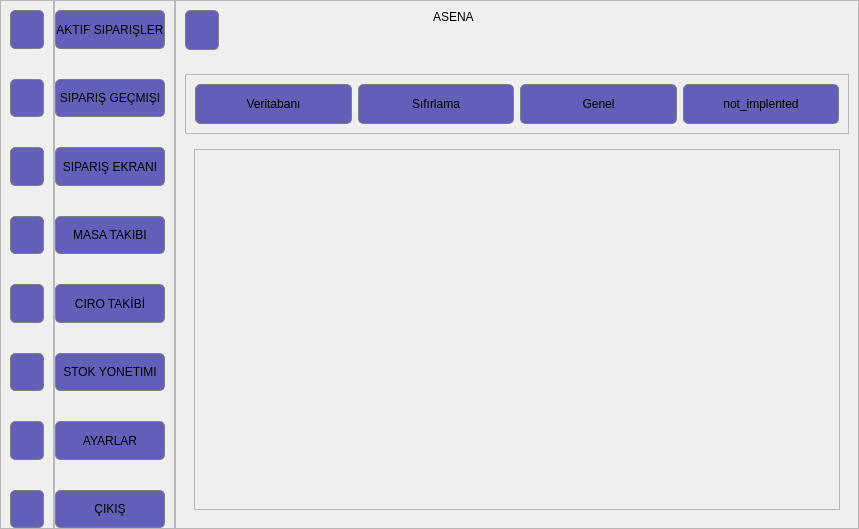
<?xml version="1.0" encoding="UTF-8"?>
<ui version="4.0">
 <class>MainWindow</class>
 <widget class="QMainWindow" name="MainWindow">
  <property name="geometry">
   <rect>
    <x>0</x>
    <y>0</y>
    <width>859</width>
    <height>529</height>
   </rect>
  </property>
  <property name="windowTitle">
   <string>MainWindow</string>
  </property>
  <property name="styleSheet">
   <string notr="true">QFrame {
	background-color: &quot;#1c1c30&quot;;
}
QFrame#main_container {
	border-radius: 10px;
}
QLabel {
	font: 700 18pt &quot;Arial&quot;;
}

QPushButton {	
	background-color: #625fb8;
	border: 1px solid gray;
	border-radius: 5px;
	font: 700 11pt &quot;Arial&quot;;
	height: 38px;
}

QPushButton:hover {
	background-color: #8784e0;
}
QTableWidget {
	background-color: none;
	border-radius: 3px;
}	

QTableCornerButton::section {
	background-color: 'transparent';
},

QStackedWidget {
	border: 1px solid gray;
}

QScrollArea {
	background-color: &quot;yellow&quot;;
}</string>
  </property>
  <widget class="QWidget" name="centralwidget">
   <property name="minimumSize">
    <size>
     <width>859</width>
     <height>529</height>
    </size>
   </property>
   <layout class="QHBoxLayout" name="horizontalLayout">
    <property name="spacing">
     <number>0</number>
    </property>
    <property name="leftMargin">
     <number>0</number>
    </property>
    <property name="topMargin">
     <number>0</number>
    </property>
    <property name="rightMargin">
     <number>0</number>
    </property>
    <property name="bottomMargin">
     <number>0</number>
    </property>
    <item>
     <widget class="QFrame" name="main_container">
      <property name="sizePolicy">
       <sizepolicy hsizetype="Preferred" vsizetype="Preferred">
        <horstretch>0</horstretch>
        <verstretch>0</verstretch>
       </sizepolicy>
      </property>
      <property name="frameShape">
       <enum>QFrame::Shape::StyledPanel</enum>
      </property>
      <property name="frameShadow">
       <enum>QFrame::Shadow::Raised</enum>
      </property>
      <layout class="QHBoxLayout" name="horizontalLayout_2">
       <property name="spacing">
        <number>0</number>
       </property>
       <property name="leftMargin">
        <number>0</number>
       </property>
       <property name="topMargin">
        <number>0</number>
       </property>
       <property name="rightMargin">
        <number>0</number>
       </property>
       <property name="bottomMargin">
        <number>0</number>
       </property>
       <item>
        <widget class="QFrame" name="minisidebar">
         <property name="maximumSize">
          <size>
           <width>60</width>
           <height>16777215</height>
          </size>
         </property>
         <property name="styleSheet">
          <string notr="true"/>
         </property>
         <property name="frameShape">
          <enum>QFrame::Shape::StyledPanel</enum>
         </property>
         <property name="frameShadow">
          <enum>QFrame::Shadow::Raised</enum>
         </property>
         <layout class="QVBoxLayout" name="verticalLayout_3">
          <property name="spacing">
           <number>30</number>
          </property>
          <property name="topMargin">
           <number>9</number>
          </property>
          <property name="bottomMargin">
           <number>0</number>
          </property>
          <item>
           <widget class="QPushButton" name="minisidebar_active_orders_btn">
            <property name="text">
             <string/>
            </property>
            <property name="icon">
             <iconset resource="../assets/assets.qrc">
              <normaloff>:/resources/already_waiting.png</normaloff>:/resources/already_waiting.png</iconset>
            </property>
            <property name="iconSize">
             <size>
              <width>32</width>
              <height>32</height>
             </size>
            </property>
           </widget>
          </item>
          <item>
           <widget class="QPushButton" name="minisidebar_orders_history_btn">
            <property name="text">
             <string/>
            </property>
            <property name="icon">
             <iconset resource="../assets/assets.qrc">
              <normaloff>:/resources/history.png</normaloff>:/resources/history.png</iconset>
            </property>
            <property name="iconSize">
             <size>
              <width>32</width>
              <height>32</height>
             </size>
            </property>
           </widget>
          </item>
          <item>
           <widget class="QPushButton" name="minisidebar_orders_screen_btn">
            <property name="text">
             <string/>
            </property>
            <property name="icon">
             <iconset resource="../assets/assets.qrc">
              <normaloff>:/resources/orders.png</normaloff>:/resources/orders.png</iconset>
            </property>
            <property name="iconSize">
             <size>
              <width>32</width>
              <height>32</height>
             </size>
            </property>
           </widget>
          </item>
          <item>
           <widget class="QPushButton" name="minisidebar_table_management_btn">
            <property name="text">
             <string/>
            </property>
            <property name="icon">
             <iconset resource="../assets/assets.qrc">
              <normaloff>:/resources/table32px.png</normaloff>:/resources/table32px.png</iconset>
            </property>
            <property name="iconSize">
             <size>
              <width>32</width>
              <height>32</height>
             </size>
            </property>
           </widget>
          </item>
          <item>
           <widget class="QPushButton" name="minisidenar_endorsement_btn">
            <property name="text">
             <string/>
            </property>
            <property name="icon">
             <iconset resource="../assets/assets.qrc">
              <normaloff>:/resources/endorsement_btn.png</normaloff>:/resources/endorsement_btn.png</iconset>
            </property>
            <property name="iconSize">
             <size>
              <width>32</width>
              <height>32</height>
             </size>
            </property>
           </widget>
          </item>
          <item>
           <widget class="QPushButton" name="minisidebar_stock_management_btn">
            <property name="text">
             <string/>
            </property>
            <property name="icon">
             <iconset resource="../assets/assets.qrc">
              <normaloff>:/resources/database_btn.png</normaloff>:/resources/database_btn.png</iconset>
            </property>
            <property name="iconSize">
             <size>
              <width>32</width>
              <height>32</height>
             </size>
            </property>
           </widget>
          </item>
          <item>
           <widget class="QPushButton" name="minisidebar_settings_btn">
            <property name="text">
             <string/>
            </property>
            <property name="icon">
             <iconset resource="../assets/assets.qrc">
              <normaloff>:/resources/settings.png</normaloff>:/resources/settings.png</iconset>
            </property>
            <property name="iconSize">
             <size>
              <width>32</width>
              <height>32</height>
             </size>
            </property>
           </widget>
          </item>
          <item>
           <widget class="QPushButton" name="minisidebar_exit_btn">
            <property name="text">
             <string/>
            </property>
            <property name="icon">
             <iconset resource="../assets/assets.qrc">
              <normaloff>:/resources/logout.png</normaloff>:/resources/logout.png</iconset>
            </property>
            <property name="iconSize">
             <size>
              <width>32</width>
              <height>32</height>
             </size>
            </property>
           </widget>
          </item>
          <item>
           <spacer name="verticalSpacer">
            <property name="orientation">
             <enum>Qt::Orientation::Vertical</enum>
            </property>
            <property name="sizeHint" stdset="0">
             <size>
              <width>20</width>
              <height>0</height>
             </size>
            </property>
           </spacer>
          </item>
         </layout>
        </widget>
       </item>
       <item>
        <widget class="QFrame" name="slide_sidebar">
         <property name="maximumSize">
          <size>
           <width>153</width>
           <height>16777215</height>
          </size>
         </property>
         <property name="styleSheet">
          <string notr="true"/>
         </property>
         <property name="frameShape">
          <enum>QFrame::Shape::StyledPanel</enum>
         </property>
         <property name="frameShadow">
          <enum>QFrame::Shadow::Raised</enum>
         </property>
         <layout class="QVBoxLayout" name="verticalLayout_2">
          <property name="spacing">
           <number>30</number>
          </property>
          <property name="leftMargin">
           <number>0</number>
          </property>
          <property name="topMargin">
           <number>9</number>
          </property>
          <property name="bottomMargin">
           <number>0</number>
          </property>
          <item>
           <widget class="QPushButton" name="active_orders_btn">
            <property name="text">
             <string>AKTIF SIPARIŞLER</string>
            </property>
           </widget>
          </item>
          <item>
           <widget class="QPushButton" name="orders_history_btn">
            <property name="text">
             <string>SIPARIŞ GEÇMIŞI</string>
            </property>
           </widget>
          </item>
          <item>
           <widget class="QPushButton" name="orders_screen_btn">
            <property name="text">
             <string>SIPARIŞ EKRANI</string>
            </property>
           </widget>
          </item>
          <item>
           <widget class="QPushButton" name="table_management_btn">
            <property name="text">
             <string>MASA TAKIBI</string>
            </property>
           </widget>
          </item>
          <item>
           <widget class="QPushButton" name="endorsement_btn">
            <property name="styleSheet">
             <string notr="true"/>
            </property>
            <property name="text">
             <string>CIRO TAKİBİ</string>
            </property>
           </widget>
          </item>
          <item>
           <widget class="QPushButton" name="stock_management_btn">
            <property name="text">
             <string>STOK YONETIMI</string>
            </property>
           </widget>
          </item>
          <item>
           <widget class="QPushButton" name="settings_btn">
            <property name="text">
             <string>AYARLAR</string>
            </property>
           </widget>
          </item>
          <item>
           <widget class="QPushButton" name="exit_btn">
            <property name="text">
             <string>ÇIKIŞ</string>
            </property>
           </widget>
          </item>
          <item>
           <spacer name="verticalSpacer_2">
            <property name="orientation">
             <enum>Qt::Orientation::Vertical</enum>
            </property>
            <property name="sizeType">
             <enum>QSizePolicy::Policy::Expanding</enum>
            </property>
            <property name="sizeHint" stdset="0">
             <size>
              <width>20</width>
              <height>193</height>
             </size>
            </property>
           </spacer>
          </item>
         </layout>
        </widget>
       </item>
       <item>
        <widget class="QFrame" name="inside_container">
         <property name="sizePolicy">
          <sizepolicy hsizetype="Ignored" vsizetype="Ignored">
           <horstretch>0</horstretch>
           <verstretch>0</verstretch>
          </sizepolicy>
         </property>
         <property name="frameShape">
          <enum>QFrame::Shape::StyledPanel</enum>
         </property>
         <property name="frameShadow">
          <enum>QFrame::Shadow::Raised</enum>
         </property>
         <layout class="QVBoxLayout" name="verticalLayout">
          <property name="spacing">
           <number>15</number>
          </property>
          <property name="leftMargin">
           <number>0</number>
          </property>
          <property name="topMargin">
           <number>0</number>
          </property>
          <property name="rightMargin">
           <number>0</number>
          </property>
          <property name="bottomMargin">
           <number>0</number>
          </property>
          <item>
           <widget class="QFrame" name="header_frame">
            <property name="maximumSize">
             <size>
              <width>16777215</width>
              <height>50</height>
             </size>
            </property>
            <property name="frameShape">
             <enum>QFrame::Shape::NoFrame</enum>
            </property>
            <property name="frameShadow">
             <enum>QFrame::Shadow::Raised</enum>
            </property>
            <layout class="QHBoxLayout" name="horizontalLayout_3">
             <property name="spacing">
              <number>0</number>
             </property>
             <property name="topMargin">
              <number>6</number>
             </property>
             <property name="rightMargin">
              <number>0</number>
             </property>
             <property name="bottomMargin">
              <number>0</number>
             </property>
             <item alignment="Qt::AlignmentFlag::AlignLeft">
              <widget class="QFrame" name="sidebar_toggle_btn_frame">
               <property name="frameShape">
                <enum>QFrame::Shape::NoFrame</enum>
               </property>
               <property name="frameShadow">
                <enum>QFrame::Shadow::Raised</enum>
               </property>
               <layout class="QHBoxLayout" name="horizontalLayout_4">
                <property name="spacing">
                 <number>0</number>
                </property>
                <property name="leftMargin">
                 <number>0</number>
                </property>
                <property name="topMargin">
                 <number>3</number>
                </property>
                <property name="rightMargin">
                 <number>0</number>
                </property>
                <property name="bottomMargin">
                 <number>0</number>
                </property>
                <item alignment="Qt::AlignmentFlag::AlignTop">
                 <widget class="QPushButton" name="sidebar_toggle_btn">
                  <property name="text">
                   <string/>
                  </property>
                  <property name="icon">
                   <iconset resource="../assets/assets.qrc">
                    <normaloff>:/resources/sidebar_toggle.png</normaloff>:/resources/sidebar_toggle.png</iconset>
                  </property>
                  <property name="iconSize">
                   <size>
                    <width>32</width>
                    <height>32</height>
                   </size>
                  </property>
                 </widget>
                </item>
               </layout>
              </widget>
             </item>
             <item alignment="Qt::AlignmentFlag::AlignTop">
              <widget class="QFrame" name="main_label_frame">
               <property name="maximumSize">
                <size>
                 <width>196</width>
                 <height>44</height>
                </size>
               </property>
               <property name="frameShape">
                <enum>QFrame::Shape::NoFrame</enum>
               </property>
               <property name="frameShadow">
                <enum>QFrame::Shadow::Raised</enum>
               </property>
               <layout class="QHBoxLayout" name="horizontalLayout_5">
                <property name="topMargin">
                 <number>3</number>
                </property>
                <item>
                 <widget class="QLabel" name="app_name_label">
                  <property name="text">
                   <string>ASENA</string>
                  </property>
                 </widget>
                </item>
                <item>
                 <widget class="QLabel" name="app_icon_label">
                  <property name="text">
                   <string/>
                  </property>
                  <property name="pixmap">
                   <pixmap resource="../assets/assets.qrc">:/resources/asena_main.ico</pixmap>
                  </property>
                 </widget>
                </item>
               </layout>
              </widget>
             </item>
             <item alignment="Qt::AlignmentFlag::AlignRight|Qt::AlignmentFlag::AlignTop">
              <widget class="QFrame" name="corner_button_frame">
               <property name="frameShape">
                <enum>QFrame::Shape::NoFrame</enum>
               </property>
               <property name="frameShadow">
                <enum>QFrame::Shadow::Raised</enum>
               </property>
               <layout class="QHBoxLayout" name="horizontalLayout_6">
                <property name="spacing">
                 <number>5</number>
                </property>
                <property name="leftMargin">
                 <number>3</number>
                </property>
                <property name="topMargin">
                 <number>3</number>
                </property>
                <property name="rightMargin">
                 <number>6</number>
                </property>
                <property name="bottomMargin">
                 <number>0</number>
                </property>
               </layout>
              </widget>
             </item>
            </layout>
           </widget>
          </item>
          <item>
           <widget class="QStackedWidget" name="stackedWidget">
            <property name="currentIndex">
             <number>3</number>
            </property>
            <widget class="QWidget" name="pushbutton">
             <layout class="QHBoxLayout" name="horizontalLayout_7">
              <item>
               <widget class="QPushButton" name="pushButton">
                <property name="text">
                 <string>PushButton</string>
                </property>
               </widget>
              </item>
              <item>
               <widget class="QPushButton" name="pushButton_2">
                <property name="text">
                 <string>PushButton</string>
                </property>
               </widget>
              </item>
             </layout>
            </widget>
            <widget class="QWidget" name="table_widget">
             <layout class="QHBoxLayout" name="horizontalLayout_12">
              <item>
               <widget class="QTableWidget" name="tableWidget">
                <property name="verticalScrollBarPolicy">
                 <enum>Qt::ScrollBarPolicy::ScrollBarAlwaysOff</enum>
                </property>
                <property name="horizontalScrollBarPolicy">
                 <enum>Qt::ScrollBarPolicy::ScrollBarAlwaysOff</enum>
                </property>
                <property name="editTriggers">
                 <set>QAbstractItemView::EditTrigger::NoEditTriggers</set>
                </property>
                <property name="rowCount">
                 <number>5</number>
                </property>
                <property name="columnCount">
                 <number>5</number>
                </property>
                <row/>
                <row/>
                <row/>
                <row/>
                <row/>
                <column/>
                <column/>
                <column/>
                <column/>
                <column/>
               </widget>
              </item>
             </layout>
            </widget>
            <widget class="QWidget" name="toolbox">
             <layout class="QHBoxLayout" name="horizontalLayout_8">
              <item>
               <widget class="QToolBox" name="toolBox">
                <property name="currentIndex">
                 <number>0</number>
                </property>
                <widget class="QWidget" name="page_3">
                 <property name="geometry">
                  <rect>
                   <x>0</x>
                   <y>0</y>
                   <width>100</width>
                   <height>30</height>
                  </rect>
                 </property>
                 <attribute name="label">
                  <string>Page 1</string>
                 </attribute>
                </widget>
                <widget class="QWidget" name="page_4">
                 <property name="geometry">
                  <rect>
                   <x>0</x>
                   <y>0</y>
                   <width>100</width>
                   <height>30</height>
                  </rect>
                 </property>
                 <attribute name="label">
                  <string>Page 2</string>
                 </attribute>
                </widget>
               </widget>
              </item>
             </layout>
            </widget>
            <widget class="QWidget" name="options">
             <layout class="QVBoxLayout" name="verticalLayout_4">
              <item>
               <widget class="QFrame" name="stacked_widget_tab_btn">
                <property name="minimumSize">
                 <size>
                  <width>0</width>
                  <height>50</height>
                 </size>
                </property>
                <property name="styleSheet">
                 <string notr="true"/>
                </property>
                <property name="frameShape">
                 <enum>QFrame::Shape::StyledPanel</enum>
                </property>
                <property name="frameShadow">
                 <enum>QFrame::Shadow::Raised</enum>
                </property>
                <layout class="QHBoxLayout" name="horizontalLayout_9">
                 <item>
                  <widget class="QPushButton" name="settings_db_management_btn">
                   <property name="sizePolicy">
                    <sizepolicy hsizetype="Minimum" vsizetype="Minimum">
                     <horstretch>0</horstretch>
                     <verstretch>0</verstretch>
                    </sizepolicy>
                   </property>
                   <property name="text">
                    <string>Veritabanı</string>
                   </property>
                  </widget>
                 </item>
                 <item>
                  <widget class="QPushButton" name="reset_btn">
                   <property name="text">
                    <string>Sıfırlama</string>
                   </property>
                  </widget>
                 </item>
                 <item>
                  <widget class="QPushButton" name="common_btn">
                   <property name="text">
                    <string>Genel</string>
                   </property>
                  </widget>
                 </item>
                 <item>
                  <widget class="QPushButton" name="not_implented">
                   <property name="text">
                    <string>not_implented</string>
                   </property>
                  </widget>
                 </item>
                </layout>
               </widget>
              </item>
              <item>
               <widget class="QStackedWidget" name="options_tab">
                <widget class="QWidget" name="db_management_tab">
                 <layout class="QHBoxLayout" name="horizontalLayout_10">
                  <item>
                   <widget class="QScrollArea" name="scrollArea">
                    <property name="horizontalScrollBarPolicy">
                     <enum>Qt::ScrollBarPolicy::ScrollBarAlwaysOff</enum>
                    </property>
                    <property name="widgetResizable">
                     <bool>true</bool>
                    </property>
                    <widget class="QWidget" name="scroll_area">
                     <property name="geometry">
                      <rect>
                       <x>0</x>
                       <y>0</y>
                       <width>614</width>
                       <height>358</height>
                      </rect>
                     </property>
                     <layout class="QVBoxLayout" name="verticalLayout_5">
                      <item>
                       <layout class="QGridLayout" name="gridLayout"/>
                      </item>
                     </layout>
                    </widget>
                   </widget>
                  </item>
                 </layout>
                </widget>
                <widget class="QWidget" name="reset_tab"/>
               </widget>
              </item>
             </layout>
            </widget>
           </widget>
          </item>
         </layout>
        </widget>
       </item>
      </layout>
     </widget>
    </item>
   </layout>
  </widget>
 </widget>
 <resources>
  <include location="../assets/assets.qrc"/>
 </resources>
 <connections/>
</ui>
